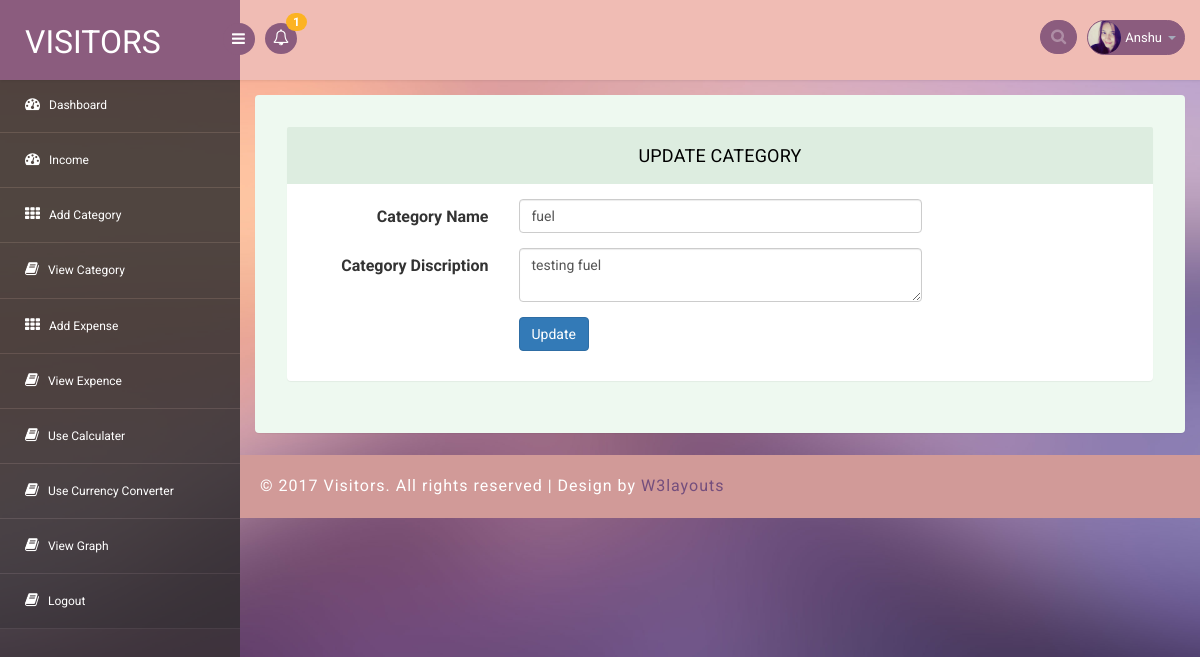
/edit_category.php?id=2 (signed in), run on the app's committed database.
### tables this page shows
CREATE TABLE `register` (
  `id` int(3) NOT NULL,
  `name` varchar(30) NOT NULL,
  `email` varchar(30) NOT NULL,
  `mobile` varchar(30) NOT NULL,
  `password` varchar(32) NOT NULL
);

CREATE TABLE `category` (
  `catid` int(3) NOT NULL,
  `name` varchar(300) NOT NULL,
  `discription` varchar(600) NOT NULL,
  `userid` int(3) NOT NULL
);

### dbconfig.php (called while the page is built, shortened)
<?php
function select($query)
{
	$cid=mysqli_connect(server,user,password,database) or die("connection error");
	$result=mysqli_query($cid,$query);
	return $result;
}
?>

### edit_category.php (the view, shortened to what this page needs)
<?php require_once"dbconfig.php";
?>
<!DOCTYPE html>
<head>
<link rel="stylesheet" href="css/bootstrap.min.css" >
<link href="css/style.css" rel='stylesheet' type='text/css' />
<link href="css/style-responsive.css" rel="stylesheet"/>
<link rel="stylesheet" href="css/font.css" type="text/css"/>
<link href="css/font-awesome.css" rel="stylesheet">
</head>
<body>
<section id="container">
<header class="header fixed-top clearfix">
<div class="brand">
    <a href="index.php" class="logo">
        VISITORS
    </a>
    <div class="sidebar-toggle-box">
        <div class="fa fa-bars"></div>
    </div>
</div>
<?php include"nav_top.php";?>
</header>
<?php include"sidebar.php";?>
<section id="main-content">
	<section class="wrapper">
		<div class="form-w3layouts">
            <div class="row">
                <div class="col-lg-12">
                    <section class="panel">
                        <header class="panel-heading">
                            Update Category
                        </header>
                        <div class="panel-body">
                            <div class=" form">
							<?php
								 $q="select * from `category` WHERE catid ='".$_REQUEST['id']."'";
										 $result1=select($q);
										while($r1=mysqli_fetch_array($result1))
										{
											extract($r1);
										?>
                                <form class="cmxform form-horizontal " id="commentForm" method="post"  novalidate="novalidate">
                                    <div class="form-group ">
                                        <label for="cname" class="control-label col-lg-3">Category Name </label>
                                        <div class="col-lg-6">
                                            <input class=" form-control" id="cname" value="<?=$name?>" name="catname" minlength="2" type="text" required="">
                                        </div>
                                    </div>
                                    <div class="form-group ">
                                        <label for="ccomment" class="control-label col-lg-3">Category Discription</label>
                                        <div class="col-lg-6">
                                            <textarea class="form-control " id="ccomment" name="catdis" required=""><?=$r1[2]?></textarea>
                                        </div>
                                    </div>
                                    <div class="form-group">
                                        <div class="col-lg-offset-3 col-lg-6">
                                            <button class="btn btn-primary" name="savecat" type="submit">Update</button>
                                                 </div>
                                    </div>
                                </form>
								<?php
										}
								?>
                            </div>
                        </div>
                    </section>
                </div>
            </div>
        </div>
</section>
		  <div class="footer">
			<div class="wthree-copyright">
			  <p>© 2017 Visitors. All rights reserved | Design by <a href="http://w3layouts.com">W3layouts</a></p>
			</div>
		  </div>
</section>
</section>
</body>
</html>

### nav_top.php (shortened to what this page needs)
<div class="nav notify-row" id="top_menu">
    <ul class="nav top-menu">
        <li id="header_notification_bar" class="dropdown">
            <a data-toggle="dropdown" class="dropdown-toggle" href="#">
			<?php
			 $p="SELECT count(ramain) FROM expence
WHERE ramain > '0'";
 $result=select($p);
 while($r=mysqli_fetch_array($result))
{
	?>
<i class="fa fa-bell-o"></i>
                <span class="badge bg-warning"><?=($r[0]);?></span>
            </a>
                <?php
}
?>
        </li>
    </ul>
</div>
<div class="top-nav clearfix">
    <ul class="nav pull-right top-menu">
        <li>
            <input type="text" class="form-control search" placeholder=" Search">
        </li>
        <li class="dropdown">
            <a data-toggle="dropdown" class="dropdown-toggle" href="#">
                <img alt="" src="images/a.jpg">
				<?php
				$t=select("select name from register where id='".$_SESSION['userid']."' ");
				while($r=mysqli_fetch_array($t))
				{
				?>
                <span class="username"><?=ucwords($r[0])?></span><?php
				}
				?>
                <b class="caret"></b>
            </a>
        </li>
    </ul>
</div>

### css/style.css (style rules this page uses)
ul, ol { margin: 0; }
p { margin: 0; }
html, body { font-family: 'Roboto', sans-serif; font-size: 100%; overflow-x: hidden; background: url(../images/bg.jpg) no-repeat 0px 0px; background-size:cover; }
body a { transition: 0.5s all ease; -webkit-transition: 0.5s all ease; -moz-transition: 0.5s all ease; -o-transition: 0.5s all ease; -ms-transition: 0.5s all ease; text-decoration:none; }
p { margin:0; }
ul,label { margin:0; padding:0; }
#main-content { margin-left:240px; -webkit-transition:all .3s ease-in-out; -moz-transition:all .3s ease-in-out; -o-transition:all .3s ease-in-out; transition:all .3s ease-in-out; }
.footer { background: #d19a98; padding: 20px; }
.footer p { color: #fff; letter-spacing: 1px; }
.footer p a { color: #744e7d; }
.header { left:0; right:0; z-index:1002; background:rgb(240, 188, 180); -webkit-transition:all .3s ease-in-out; -moz-transition:all .3s ease-in-out; -o-transition:all .3s ease-in-out; transition:all .3s ease-in-out; }
.fixed-top { position:fixed; box-shadow:1px 0 3px rgba(0,0,0,.15); }
.wrapper { display:inline-block; margin-top:80px; padding:15px; width:100%; }
.brand { background:#8b5c7e; float:left; width:240px; height:80px; position:relative; }
a.logo { font-size:32px; color:#fff; float:left; margin:20px 0 0 25px; text-transform:uppercase; }
#top_menu .nav>li,ul.top-menu>li { float:left; }
.notify-row { float:left; margin-top:23px; margin-left:25px; }
ul.top-menu { margin-right:15px; margin-top: 0; }
ul.top-menu > li > a { color: #fff; font-size: 16px; background: #8b5c7e; padding: 4px 8px; margin-right: 15px; border-radius: 50%; -webkit-border-radius: 50%; padding-right: 8px !important; }
.notify-row .badge { position:absolute; right:-10px; top:-10px; z-index:100; }
.top-nav { margin-top:20px; }
.top-nav img { border-radius:50%; -webkit-border-radius:50%; width:33px; }
.top-nav .username { font-size:13px; color:#fff; }
.top-nav ul.top-menu>li>a { border-radius: 100px; -webkit-border-radius: 100px; padding: 0px; background: none; margin-right: 0; border: 1px solid #8b5c7e; background: #8b5c7e; }
.top-nav ul.top-menu>li { margin-left:10px; }
.top-nav .nav .caret { border-bottom-color:#A4AABA; border-top-color:#A4AABA; }
.search { width: 20px; -webkit-transition: all .3s ease; -moz-transition: all .3s ease; -ms-transition: all .3s ease; -o-transition: all .3s ease; transition: all .3s ease; border: 1px solid #8b5c7e; box-shadow: none; background: #8b5c7e url(../images/search-icon.png) no-repeat 10px 8px; padding: 0 5px 0 30px; color: #fff; border-radius: 100px; -webkit-border-radius: 100px; cursor:pointer; }
.sidebar-toggle-box { float:left; margin-top:23px; margin-left:-15px; background:#8b5c7e; border-radius:50%; -webkit-border-radius:50%; width:32px; height:32px; position:absolute; right:-15px; }
.sidebar-toggle-box .fa-bars { cursor:pointer; display:inline-block; font-size:15px; padding:8px 8px 8px 9px; color:#fff; }
.panel-heading { position: relative; height: 57px; line-height: 57px; letter-spacing: 0.2px; color: #000; font-size: 18px; font-weight: 400; padding: 0 16px; background:#ddede0; border-top-right-radius: 2px; border-top-left-radius: 2px; text-transform: uppercase; text-align: center; }
.panel { border: none ! important; }
.form-w3layouts { background: #eef9f0; padding: 2em; border-radius: 4px; -webkit-box-shadow: 0 1px 1px rgba(0,0,0,.05); box-shadow: 0 1px 1px rgba(0,0,0,.05); }
.badge.bg-warning { background: #FCB322; }

### data on the page
register: name "Anshu"
category: catname "fuel", catdis "testing fuel"

### other printed values
$r[0] "1"
